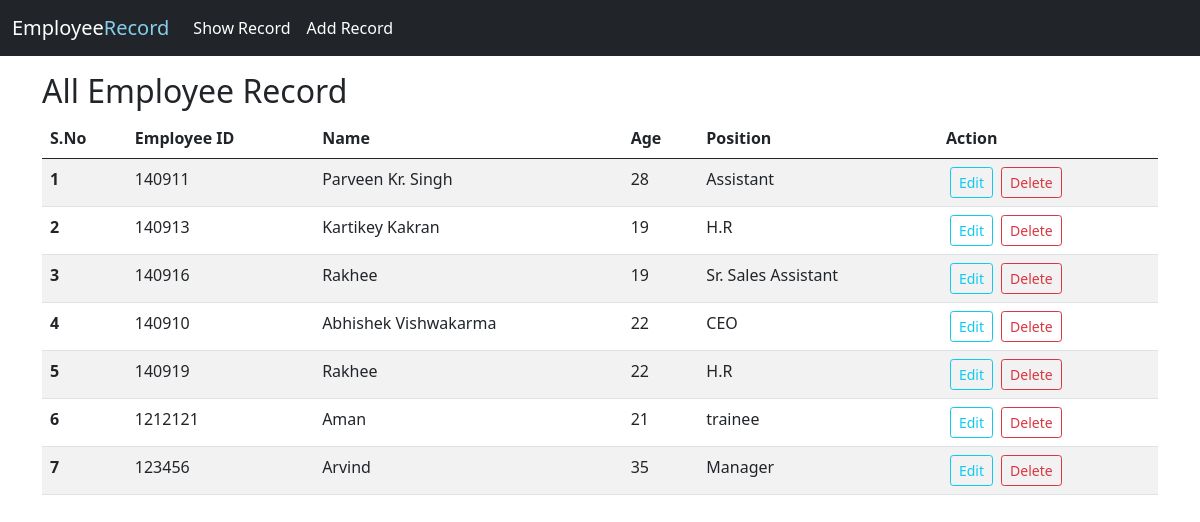
Page /data on the committed database.
### crud_app.py (models this page shows, shortened)
class EmployeeModel(db.Model):
    __tablename = 'Table'
    id = db.Column(db.Integer,primary_key=True)
    employee_id = db.Column(db.Integer(),unique = True)
    name = db.Column(db.String())
    age = db.Column(db.Integer())
    position = db.Column(db.String(80))

### crud_app.py (the view)
@app.route('/')
@app.route('/data')
def RetrieveList():
    employees = EmployeeModel.query.all()
    return render_template('datalist.html',employees = employees)

### templates/datalist.html
{% extends 'base.html' %} {% block title %} All Data {% endblock title %} {% block body %}
<div class="container my-3">
    <h2>All Employee Record</h2>
    <table class="table table-striped">
        <thead>
            <tr>
                <th scope="col">S.No</th>
                <th scope="col">Employee ID</th>
                <th scope="col">Name</th>
                <th scope="col">Age</th>
                <th scope="col">Position</th>
                <th scope="col">Action</th>
            </tr>
        </thead>
        <tbody>
            {% for employee in employees %}
            <tr>
                <th scope="row">{{loop.index}}</th>
                <td>{{employee.employee_id}}</td>
                <td>{{employee.name}}</td>
                <td>{{employee.age}}</td>
                <td>{{employee.position}}</td>
                <td>
                    <a href="/update/{{employee.employee_id}}" type="button" class="btn btn-outline-info btn-sm mx-1">Edit</button>
                  <a href="/delete/{{employee.employee_id}}" type="button" class="btn btn-outline-danger btn-sm mx-1">Delete</button>
                </td>
            </tr>
              {% endfor %}
            </tbody>
            </table>
    </div>
   {% endblock body %}

### templates/base.html (shortened to what this page needs)
<!doctype html>
<html lang="en">
<head>
    <link href="https://cdn.jsdelivr.net/npm/bootstrap@5.0.0-beta3/dist/css/bootstrap.min.css" rel="stylesheet">
</head>
<body>
    <nav class="navbar navbar-expand-lg navbar-dark bg-dark">
        <div class="container-fluid">
            <a class="navbar-brand" href="#">Employee<span style="color: skyblue;">Record</span></a>
            <div class="collapse navbar-collapse" id="navbarSupportedContent">
                <ul class="navbar-nav me-auto mb-2 mb-lg-0">
                    <li class="nav-item">
                        <a class="nav-link active" aria-current="page" href="/data">Show Record</a>
                    </li>
                    <li class="nav-item">
                        <a class="nav-link active" aria-current="page" href="/data/create">Add Record</a>
                    </li>
                </ul>
            </div>
        </div>
    </nav>
    {% block body %} {% endblock body %}
</body>
</html>

### rows in the picture
EmployeeModel: employee_id "140911", name "Parveen Kr. Singh", age "28", position "Assistant"
EmployeeModel: employee_id "140913", name "Kartikey Kakran", age "19", position "H.R"
EmployeeModel: employee_id "140916", name "Rakhee", age "19", position "Sr. Sales Assistant"
EmployeeModel: employee_id "140910", name "Abhishek Vishwakarma", age "22", position "CEO"
EmployeeModel: employee_id "140919", name "Rakhee", age "22", position "H.R"
EmployeeModel: employee_id "1212121", name "Aman", age "21", position "trainee"
EmployeeModel: employee_id "123456", name "Arvind", age "35", position "Manager"
